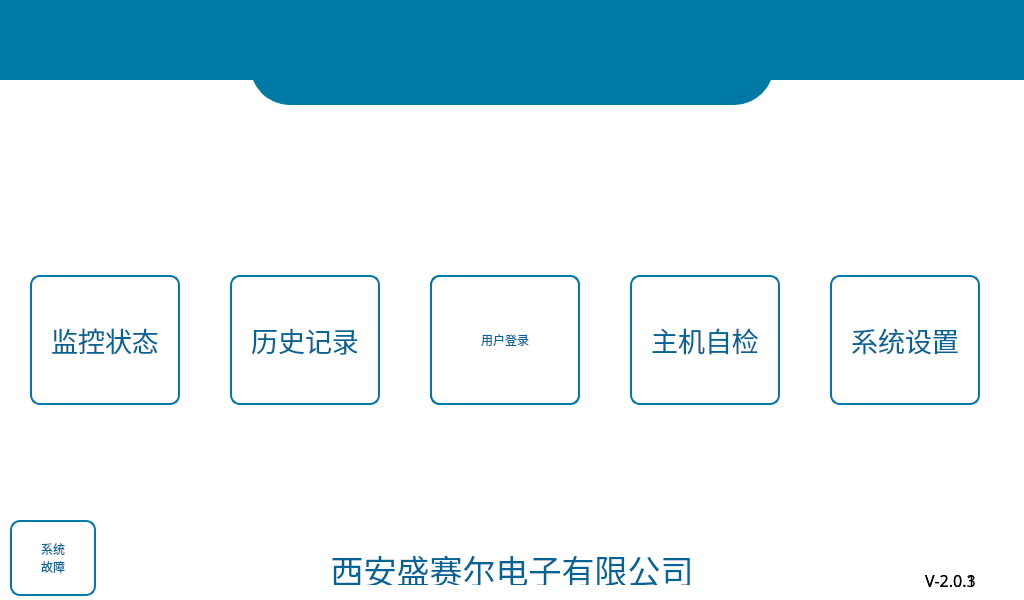
<?xml version="1.0" encoding="UTF-8"?>
<ui version="4.0">
 <class>MainWindow</class>
 <widget class="QMainWindow" name="MainWindow">
  <property name="geometry">
   <rect>
    <x>0</x>
    <y>0</y>
    <width>1024</width>
    <height>600</height>
   </rect>
  </property>
  <property name="windowTitle">
   <string>MainWindow</string>
  </property>
  <property name="styleSheet">
   <string notr="true">QWidget#centralWidget{
background-color: rgb(255, 255, 255);
}
QDialog{
font: 18pt &quot;文泉驿等宽微米黑&quot;;
background-color: rgb(255, 255, 255);
}
QPushButton{
width:80px;
height:35px;
font: 20pt &quot;文泉驿等宽微米黑&quot;;
color: rgb(0, 0, 0);
border:2px solid rgb(28, 183, 200);
border-radius:10px;
}
QToolButton{
font: 20pt &quot;文泉驿等宽微米黑&quot;;
color: rgb(0, 101, 150);
border:2px solid rgb(0, 122, 165);
border-radius:10px;
background-color: rgb(255, 255, 255);
}
QToolButton:disabled{
font: 20pt &quot;文泉驿等宽微米黑&quot;;
color: rgb(180, 180, 180);
border-color: rgb(180, 180, 180);
}
QLabel#lbTitle{
font: 30pt &quot;文泉驿等宽微米黑&quot;;
border:1px solid rgb(0, 122, 165) ;
color: rgb(255, 255, 255);
background-color:rgb(0, 122, 165);
border-bottom-left-radius:40px;
border-bottom-right-radius:40px;
}
QLabel#lbCompany{
font: 25pt &quot;文泉驿等宽微米黑&quot;;
color: rgb(0, 101, 150);
}</string>
  </property>
  <widget class="QWidget" name="centralWidget">
   <property name="font">
    <font>
     <family>文泉驿等宽微米黑</family>
    </font>
   </property>
   <property name="styleSheet">
    <string notr="true"/>
   </property>
   <widget class="QLabel" name="lbVersonPM">
    <property name="geometry">
     <rect>
      <x>925</x>
      <y>565</y>
      <width>90</width>
      <height>31</height>
     </rect>
    </property>
    <property name="font">
     <font>
      <family>文泉驿等宽微米黑</family>
      <pointsize>12</pointsize>
      <weight>50</weight>
      <italic>false</italic>
      <bold>false</bold>
     </font>
    </property>
    <property name="styleSheet">
     <string notr="true">font: 12pt &quot;文泉驿等宽微米黑&quot;;</string>
    </property>
    <property name="text">
     <string>V-2.0.3</string>
    </property>
   </widget>
   <widget class="QToolButton" name="tBtnLginout">
    <property name="geometry">
     <rect>
      <x>430</x>
      <y>275</y>
      <width>150</width>
      <height>130</height>
     </rect>
    </property>
    <property name="font">
     <font>
      <family>文泉驿等宽微米黑</family>
      <pointsize>20</pointsize>
      <weight>50</weight>
      <italic>false</italic>
      <bold>false</bold>
     </font>
    </property>
    <property name="focusPolicy">
     <enum>Qt::NoFocus</enum>
    </property>
    <property name="text">
     <string>用户注销</string>
    </property>
    <property name="icon">
     <iconset resource="image.qrc">
      <normaloff>:/Image/quit.png</normaloff>:/Image/quit.png</iconset>
    </property>
    <property name="iconSize">
     <size>
      <width>80</width>
      <height>80</height>
     </size>
    </property>
    <property name="toolButtonStyle">
     <enum>Qt::ToolButtonTextUnderIcon</enum>
    </property>
   </widget>
   <widget class="QToolButton" name="tBtnRecord">
    <property name="geometry">
     <rect>
      <x>230</x>
      <y>275</y>
      <width>150</width>
      <height>130</height>
     </rect>
    </property>
    <property name="font">
     <font>
      <family>文泉驿等宽微米黑</family>
      <pointsize>20</pointsize>
      <weight>50</weight>
      <italic>false</italic>
      <bold>false</bold>
     </font>
    </property>
    <property name="text">
     <string>历史记录</string>
    </property>
    <property name="icon">
     <iconset resource="image.qrc">
      <normaloff>:/Image/volume.png</normaloff>:/Image/volume.png</iconset>
    </property>
    <property name="iconSize">
     <size>
      <width>80</width>
      <height>80</height>
     </size>
    </property>
    <property name="toolButtonStyle">
     <enum>Qt::ToolButtonTextUnderIcon</enum>
    </property>
   </widget>
   <widget class="QToolButton" name="tBtnSystemSet">
    <property name="geometry">
     <rect>
      <x>830</x>
      <y>275</y>
      <width>150</width>
      <height>130</height>
     </rect>
    </property>
    <property name="font">
     <font>
      <family>文泉驿等宽微米黑</family>
      <pointsize>20</pointsize>
      <weight>50</weight>
      <italic>false</italic>
      <bold>false</bold>
     </font>
    </property>
    <property name="text">
     <string>系统设置</string>
    </property>
    <property name="icon">
     <iconset resource="image.qrc">
      <normaloff>:/Image/tools.png</normaloff>:/Image/tools.png</iconset>
    </property>
    <property name="iconSize">
     <size>
      <width>80</width>
      <height>80</height>
     </size>
    </property>
    <property name="toolButtonStyle">
     <enum>Qt::ToolButtonTextUnderIcon</enum>
    </property>
   </widget>
   <widget class="QLabel" name="lbCurPass">
    <property name="geometry">
     <rect>
      <x>740</x>
      <y>515</y>
      <width>30</width>
      <height>30</height>
     </rect>
    </property>
    <property name="text">
     <string/>
    </property>
    <property name="alignment">
     <set>Qt::AlignCenter</set>
    </property>
   </widget>
   <widget class="QLabel" name="lbTitle">
    <property name="geometry">
     <rect>
      <x>250</x>
      <y>5</y>
      <width>524</width>
      <height>100</height>
     </rect>
    </property>
    <property name="font">
     <font>
      <family>文泉驿等宽微米黑</family>
      <pointsize>30</pointsize>
      <weight>50</weight>
      <italic>false</italic>
      <bold>false</bold>
     </font>
    </property>
    <property name="focusPolicy">
     <enum>Qt::ClickFocus</enum>
    </property>
    <property name="styleSheet">
     <string notr="true"/>
    </property>
    <property name="text">
     <string/>
    </property>
    <property name="alignment">
     <set>Qt::AlignCenter</set>
    </property>
   </widget>
   <widget class="QLabel" name="lbLogoSensor">
    <property name="geometry">
     <rect>
      <x>5</x>
      <y>10</y>
      <width>226</width>
      <height>61</height>
     </rect>
    </property>
    <property name="font">
     <font>
      <family>文泉驿等宽微米黑</family>
      <pointsize>24</pointsize>
      <weight>50</weight>
      <italic>false</italic>
      <bold>false</bold>
     </font>
    </property>
    <property name="focusPolicy">
     <enum>Qt::ClickFocus</enum>
    </property>
    <property name="styleSheet">
     <string notr="true">border-image: url(:/Image/ss_logo.png);</string>
    </property>
    <property name="text">
     <string/>
    </property>
    <property name="alignment">
     <set>Qt::AlignCenter</set>
    </property>
   </widget>
   <widget class="QToolButton" name="tBtnUserLogin">
    <property name="geometry">
     <rect>
      <x>430</x>
      <y>275</y>
      <width>150</width>
      <height>130</height>
     </rect>
    </property>
    <property name="text">
     <string>用户登录</string>
    </property>
    <property name="icon">
     <iconset resource="image.qrc">
      <normaloff>:/Image/login.png</normaloff>:/Image/login.png</iconset>
    </property>
    <property name="iconSize">
     <size>
      <width>80</width>
      <height>80</height>
     </size>
    </property>
    <property name="toolButtonStyle">
     <enum>Qt::ToolButtonTextUnderIcon</enum>
    </property>
   </widget>
   <widget class="QLabel" name="lbBack">
    <property name="geometry">
     <rect>
      <x>0</x>
      <y>0</y>
      <width>1024</width>
      <height>80</height>
     </rect>
    </property>
    <property name="styleSheet">
     <string notr="true">font: 30pt &quot;文泉驿等宽微米黑&quot;;
color: rgb(255, 255, 255);
background-color:rgb(0, 122, 165);</string>
    </property>
    <property name="text">
     <string/>
    </property>
    <property name="alignment">
     <set>Qt::AlignCenter</set>
    </property>
   </widget>
   <widget class="QLabel" name="lbCompany">
    <property name="geometry">
     <rect>
      <x>260</x>
      <y>545</y>
      <width>504</width>
      <height>40</height>
     </rect>
    </property>
    <property name="font">
     <font>
      <family>文泉驿等宽微米黑</family>
      <pointsize>25</pointsize>
      <weight>50</weight>
      <italic>false</italic>
      <bold>false</bold>
     </font>
    </property>
    <property name="focusPolicy">
     <enum>Qt::ClickFocus</enum>
    </property>
    <property name="text">
     <string>西安盛赛尔电子有限公司</string>
    </property>
    <property name="alignment">
     <set>Qt::AlignHCenter|Qt::AlignTop</set>
    </property>
   </widget>
   <widget class="QToolButton" name="tBtnSelfCheck">
    <property name="geometry">
     <rect>
      <x>630</x>
      <y>275</y>
      <width>150</width>
      <height>130</height>
     </rect>
    </property>
    <property name="font">
     <font>
      <family>文泉驿等宽微米黑</family>
      <pointsize>20</pointsize>
      <weight>50</weight>
      <italic>false</italic>
      <bold>false</bold>
     </font>
    </property>
    <property name="text">
     <string>主机自检</string>
    </property>
    <property name="icon">
     <iconset resource="image.qrc">
      <normaloff>:/Image/selfCheck.png</normaloff>:/Image/selfCheck.png</iconset>
    </property>
    <property name="iconSize">
     <size>
      <width>80</width>
      <height>80</height>
     </size>
    </property>
    <property name="toolButtonStyle">
     <enum>Qt::ToolButtonTextUnderIcon</enum>
    </property>
   </widget>
   <widget class="QToolButton" name="tBtnMonitor">
    <property name="enabled">
     <bool>true</bool>
    </property>
    <property name="geometry">
     <rect>
      <x>30</x>
      <y>275</y>
      <width>150</width>
      <height>130</height>
     </rect>
    </property>
    <property name="font">
     <font>
      <family>文泉驿等宽微米黑</family>
      <pointsize>20</pointsize>
      <weight>50</weight>
      <italic>false</italic>
      <bold>false</bold>
     </font>
    </property>
    <property name="text">
     <string>监控状态</string>
    </property>
    <property name="icon">
     <iconset resource="image.qrc">
      <normaloff>:/Image/node.png</normaloff>:/Image/node.png</iconset>
    </property>
    <property name="iconSize">
     <size>
      <width>80</width>
      <height>80</height>
     </size>
    </property>
    <property name="toolButtonStyle">
     <enum>Qt::ToolButtonTextUnderIcon</enum>
    </property>
   </widget>
   <widget class="QToolButton" name="tBtnSystemError">
    <property name="geometry">
     <rect>
      <x>10</x>
      <y>520</y>
      <width>86</width>
      <height>76</height>
     </rect>
    </property>
    <property name="text">
     <string>系统
故障</string>
    </property>
   </widget>
   <widget class="QLabel" name="lbLogoBevone">
    <property name="geometry">
     <rect>
      <x>10</x>
      <y>20</y>
      <width>216</width>
      <height>36</height>
     </rect>
    </property>
    <property name="font">
     <font>
      <family>文泉驿等宽微米黑</family>
      <pointsize>24</pointsize>
      <weight>50</weight>
      <italic>false</italic>
      <bold>false</bold>
     </font>
    </property>
    <property name="focusPolicy">
     <enum>Qt::ClickFocus</enum>
    </property>
    <property name="styleSheet">
     <string notr="true"/>
    </property>
    <property name="text">
     <string/>
    </property>
    <property name="alignment">
     <set>Qt::AlignCenter</set>
    </property>
   </widget>
   <widget class="QLabel" name="lbVersonEF">
    <property name="geometry">
     <rect>
      <x>925</x>
      <y>565</y>
      <width>90</width>
      <height>31</height>
     </rect>
    </property>
    <property name="font">
     <font>
      <family>文泉驿等宽微米黑</family>
      <pointsize>12</pointsize>
      <weight>50</weight>
      <italic>false</italic>
      <bold>false</bold>
     </font>
    </property>
    <property name="styleSheet">
     <string notr="true">font: 12pt &quot;文泉驿等宽微米黑&quot;;</string>
    </property>
    <property name="text">
     <string>V-2.0.1</string>
    </property>
   </widget>
   <zorder>tBtnLginout</zorder>
   <zorder>tBtnUserLogin</zorder>
   <zorder>lbVersonPM</zorder>
   <zorder>tBtnRecord</zorder>
   <zorder>tBtnSystemSet</zorder>
   <zorder>lbCurPass</zorder>
   <zorder>lbBack</zorder>
   <zorder>lbCompany</zorder>
   <zorder>tBtnSelfCheck</zorder>
   <zorder>tBtnMonitor</zorder>
   <zorder>lbTitle</zorder>
   <zorder>lbLogoSensor</zorder>
   <zorder>tBtnSystemError</zorder>
   <zorder>lbLogoBevone</zorder>
   <zorder>lbVersonEF</zorder>
  </widget>
 </widget>
 <layoutdefault spacing="6" margin="11"/>
 <resources>
  <include location="image.qrc"/>
 </resources>
 <connections/>
</ui>
